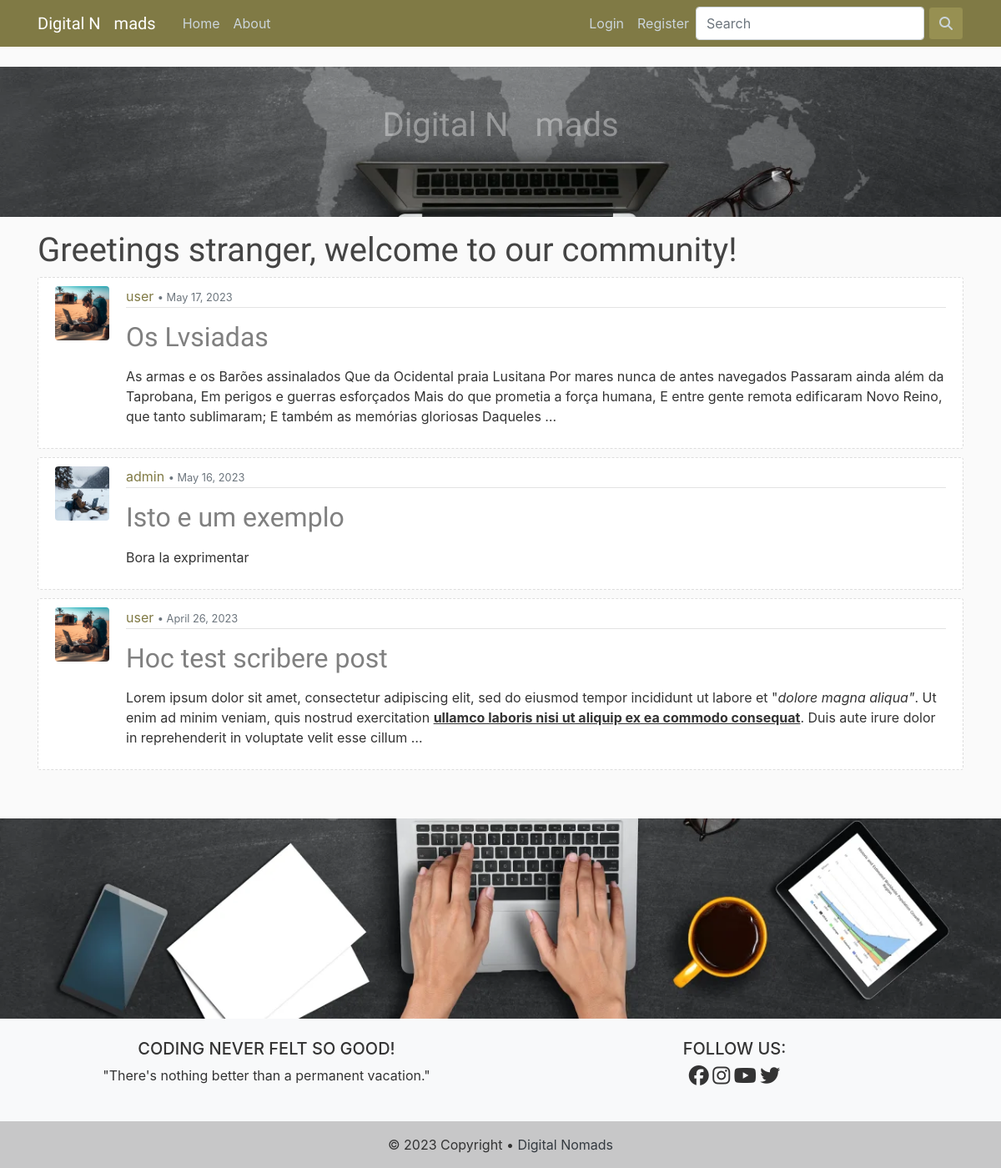
Before: / with the older database file.
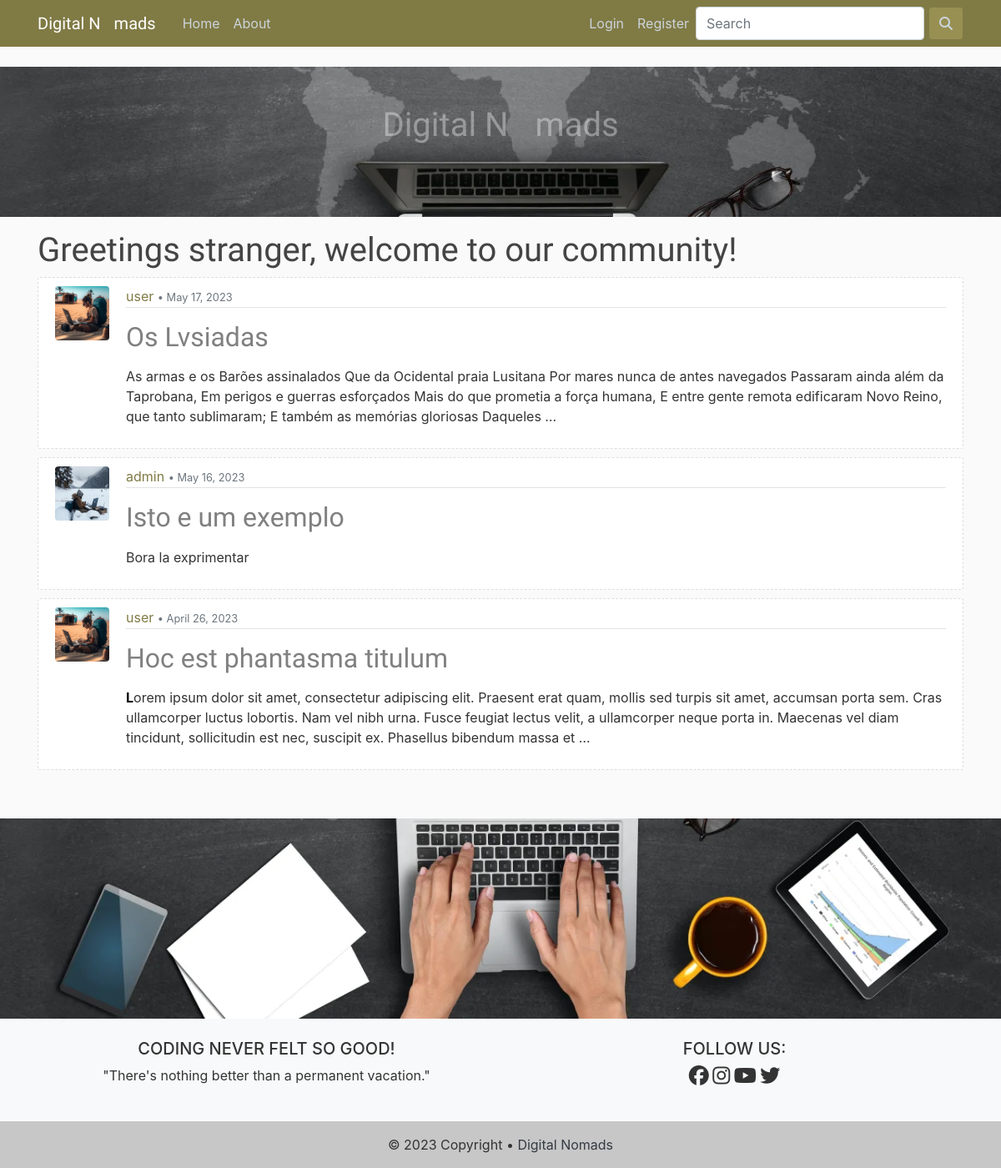
After: the same page with the newer database file.
### blog/models.py (models this page shows, shortened)
class Post(models.Model):
    title = models.CharField(max_length=150)                    # Title field for 150 characters
    content = RichTextField(validators=[MaxLengthValidator(5000)])              # Text field
    date_posted = models.DateTimeField(default=timezone.now)    # Time Stamp for the defaults Time Zone
    author = models.ForeignKey(User, on_delete=models.CASCADE)  # User if User gets delete, so are its Posts
    likes = models.ManyToManyField(User, related_name='posts')

### users/models.py (models this page shows, shortened)
class Profile(models.Model):
    user = models.OneToOneField(User, on_delete=models.CASCADE)
    image = models.ImageField(default='default.png', upload_to='profile_img')
    bio = models.TextField(max_length=500, blank=True, null=True)

### blog/views.py (the view)
# urls.py: path('', PostListView.as_view(), name='blog-home'),
class PostListView(ListView):
    model = Post
    template_name = 'blog/home.html'
    context_object_name = 'posts'
    ordering = ['-date_posted']
    paginate_by = 6

### blog/templates/blog/home.html (shortened to what this page needs)
{% extends "blog/base.html" %}
{% block content %}
  {% if user.is_authenticated %}
    <h2>Welcome back, {{ user.username }} !</h2>
    <p>The latest posts are a follows:</p>
  {% else %}
    <h1>Greetings stranger, welcome to our community!</h1>
  {% endif %}
    {% for post in posts %}
        <article class="media panels">
          <img class="rounded imgposter" src="{{ post.author.profile.image.url }}" alt="Profile Image">
          <div class="media-body">
            <div class="post-panel">
              <a href="{% url 'post-user' post.author.username %}">{{ post.author }}</a>
              <small class="text-muted">• {{ post.date_posted|date:"N d, Y" }}</small>
            </div>
            <h2><a class="title" href="{% url 'post-detail' post.id %}">{{ post.title }}</a></h2>
            <p class="post-content">{{ post.content|truncatewords_html:50|safe }}</p>
          </div>
        </article>
    {% endfor %}
    <br>
    <br>
{% endblock %}

Changed rows visible on the page:
changed Post: title "Hoc test scribere post" → "Hoc est phantasma titulum"; content "Lorem ipsum dolor sit amet, consectetur adipiscing elit, sed do eiusmod tempor incididunt ut labore et \" dolore magna aliqua\" . Ut enim ad minim veniam, quis nostrud exercitation ullamco laboris nisi ut aliquip ex ea commodo consequat . Duis aute irure dolor in reprehenderit in voluptate velit esse cillum …" → "L orem ipsum dolor sit amet, consectetur adipiscing elit. Praesent erat quam, mollis sed turpis sit amet, accumsan porta sem. Cras ullamcorper luctus lobortis. Nam vel nibh urna. Fusce feugiat lectus velit, a ullamcorper neque porta in. Maecenas vel diam tincidunt, sollicitudin est nec, suscipit ex. Phasellus bibendum massa et …"
